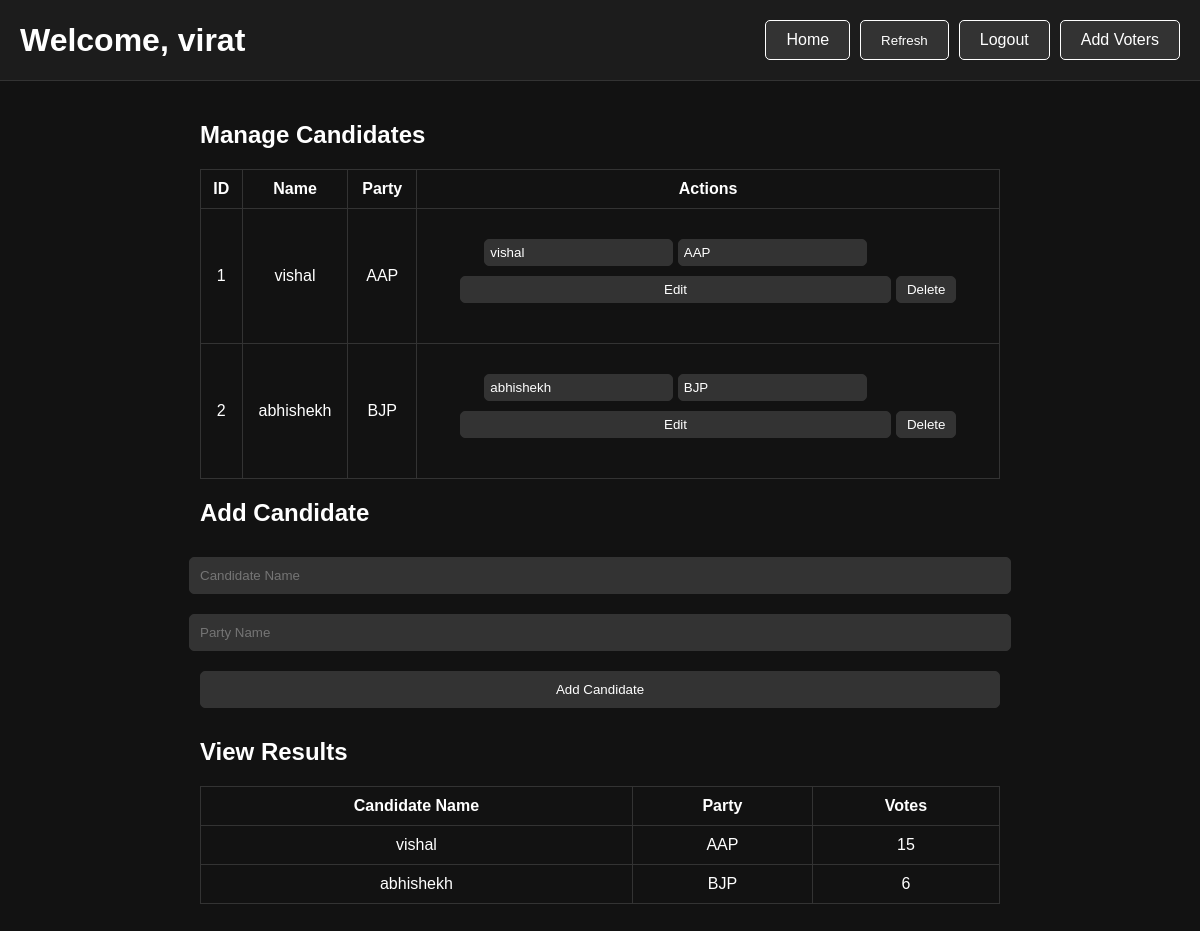
The app's page /admin_dashboard.php (signed in) with its own data.
### tables this page shows
CREATE TABLE IF NOT EXISTS `candidates` (
  `id` int NOT NULL AUTO_INCREMENT,
  `name` varchar(100) NOT NULL,
  `party` varchar(100) DEFAULT NULL,
  `votes` int DEFAULT '0',
  `image_path` varchar(255) DEFAULT NULL,
  `experience` int NOT NULL DEFAULT '0',
  `manifesto` text,
  PRIMARY KEY (`id`)
);

### admin_dashboard.php (the view, shortened to what this page needs)
<?php
include 'db_connection.php';
$candidates_query = "SELECT * FROM candidates";
$candidates_result = $conn->query($candidates_query);
$results_query = "SELECT c.name, c.party, COUNT(v.candidate_id) AS votes
                  FROM candidates c
                  LEFT JOIN votes v ON c.id = v.candidate_id
                  GROUP BY c.id";
$results_result = $conn->query($results_query);
?>
<!DOCTYPE html>
<html lang="en">
<head>
</head>
<body>
    <header>
        <h1>Welcome, <?php echo $_SESSION['admin_username']; ?></h1>
        <div class="buttons">
            <a href="index.php">Home</a>
            <button onclick="location.reload();">Refresh</button>
            <a href="logout.php">Logout</a>
            <a href="add_voters.php">Add Voters</a>
        </div>
    </header>
    <main>
        <h2>Manage Candidates</h2>
        <table>
            <tr>
                <th>ID</th>
                <th>Name</th>
                <th>Party</th>
                <th>Actions</th>
            </tr>
            <?php while ($row = $candidates_result->fetch_assoc()): ?>
            <tr>
                <td><?php echo $row['id']; ?></td>
                <td><?php echo $row['name']; ?></td>
                <td><?php echo $row['party']; ?></td>
                <td class="actions">
                    <form method="POST">
                        <input type="text" name="name" value="<?php echo $row['name']; ?>" required>
                        <input type="text" name="party" value="<?php echo $row['party']; ?>" required>
                        <button type="submit" name="edit_candidate">Edit</button>
                    </form>
                    <form method="POST">
                        <button type="submit" name="delete_candidate">Delete</button>
                    </form>
                </td>
            </tr>
            <?php endwhile; ?>
        </table>
        <h2>Add Candidate</h2>
        <form method="POST">
            <input type="text" name="name" placeholder="Candidate Name" required>
            <input type="text" name="party" placeholder="Party Name" required>
            <button type="submit" name="add_candidate">Add Candidate</button>
        </form>
        <h2>View Results</h2>
        <table>
            <tr>
                <th>Candidate Name</th>
                <th>Party</th>
                <th>Votes</th>
            </tr>
            <?php while ($row = $results_result->fetch_assoc()): ?>
            <tr>
                <td><?php echo $row['name']; ?></td>
                <td><?php echo $row['party']; ?></td>
                <td><?php echo $row['votes']; ?></td>
            </tr>
            <?php endwhile; ?>
        </table>
    </main>
</body>
</html>

### admin_dashboard.php (style rules this page uses)
body { font-family: Arial, sans-serif; margin: 0; padding: 0; background-color: #121212; color: #ffffff; }
header { display: flex; justify-content: space-between; align-items: center; padding: 20px; background-color: #1c1c1c; border-bottom: 1px solid #333; }
header h1 { margin: 0; }
header .buttons { display: flex; gap: 10px; }
header a, header button { color: #ffffff; text-decoration: none; padding: 10px 20px; border: 1px solid #ffffff; border-radius: 5px; background-color: #333333; transition: background-color 0.3s; }
main { padding: 20px; max-width: 800px; margin: 0 auto; }
table { width: 100%; margin: 20px 0; border-collapse: collapse; }
table, th, td { border: 1px solid #333; }
th, td { padding: 10px; text-align: center; }
form { margin: 20px 0; display: flex; flex-direction: column; align-items: center; }
form input, form button { margin: 10px 0; width: 100%; padding: 10px; border: 1px solid #333; border-radius: 5px; background-color: #333333; color: #ffffff; }
form button { cursor: pointer; transition: background-color 0.3s; }
.actions form { display: inline-block; }
.actions input { width: auto; margin: 0; padding: 5px; }
.actions button { padding: 5px 10px; }

### records on screen
candidates: id "1", name "vishal", party "AAP"
candidates: id "2", name "abhishekh", party "BJP"

### other values on screen
$_SESSION['admin_username'] "virat"
$row['name'] "vishal"
$row['party'] "AAP"
$row['votes'] "15"
$row['name'] "abhishekh"
$row['party'] "BJP"
$row['votes'] "6"
